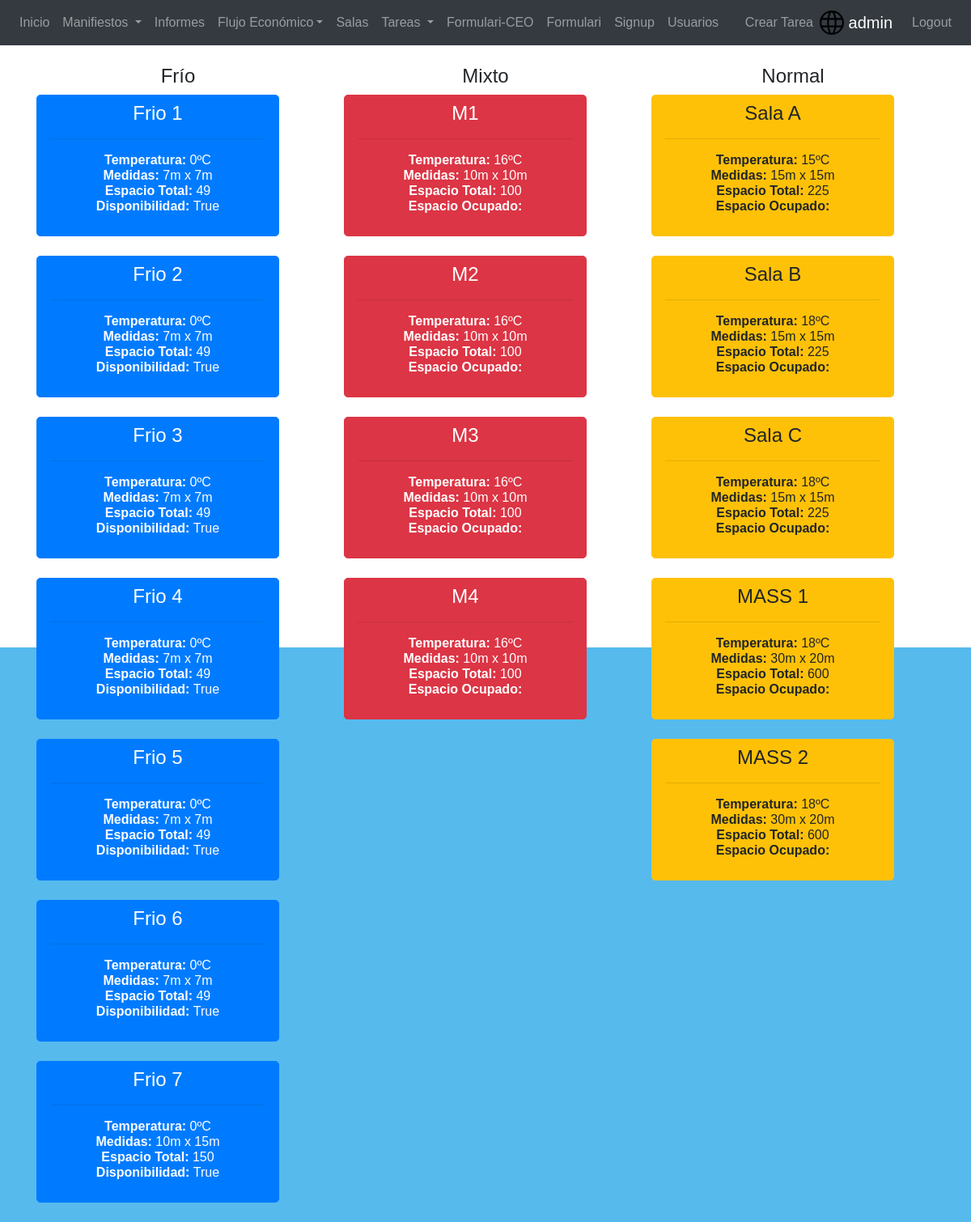
/application/salas/ (signed in), run on the app's committed database.
### application/models.py (models this page shows, shortened)
class Room (models.Model):
    R_STATUS = (('F', 'Frio'), ('M', 'Mixto'), ('N', 'Normal'))
    nombre = models.CharField(max_length=64)
    room_status = models.CharField(max_length=1, choices=R_STATUS, blank=False, default='N')
    temperatura = models.IntegerField()
    ancho = models.PositiveIntegerField()
    largo = models.PositiveIntegerField()
    espacio_Total = models.PositiveIntegerField()
    disponible = models.BooleanField(default=True)

### application/views.py (the view)
# urls.py: path('salas/', rooms, name='rooms'),
def rooms(request):
    logged_user = request.user
    role_class = UserProfile.objects.filter(user=logged_user)
    if role_class.get().role == 'gestorsala' or role_class.get().role == 'mantenimiento' or \
            role_class.get().role == 'admin' or role_class.get().role == 'operario':
        rooms_c = Room.objects.filter(room_status__contains='F')  # Cold
        rooms_m = Room.objects.filter(room_status__contains='M')  # Mixed
        rooms_n = Room.objects.filter(room_status__contains='N')  # Normal
        return render(request, 'GestorSala/rooms.html', context={'role_class': role_class.get(), 'cold': rooms_c,
                                                                 'mixed': rooms_m, 'normal': rooms_n})
    else:
        raise PermissionDenied

### templates/GestorSala/rooms.html (shortened to what this page needs)
{% extends 'generic.html' %}
{% block informacio %}
    <div class="container">
        <div class="row">
            <div class="col">
                <h4 align="center">Frío</h4>
                {% for room in cold %}
                        <div>
                            <a style="width: 300px; height: 175px" tabindex="0" class="btn btn-lg btn-primary" role="button" data-toggle="popover" data-trigger="focus"
                            title="informació" data-content="Temperatura: <br /> Espacio:" href="{% url 'room_detail' room.pk %}"> <h4>{{room.nombre}}</h4> <hr/>
                                <h6><strong>Temperatura: </strong> {{ room.temperatura }}ºC  <br/>
                                <strong>Medidas: </strong> {{ room.ancho}}m x {{room.largo}}m <br/>
                                <strong>Espacio Total: </strong> {{ room.espacio_Total}} <br/>
                                <strong>Disponibilidad: </strong> {{ room.disponible}}</h6></a>
                        </div>
                {% endfor %}
            </div>
            <div class="col">
                <h4 align="center">Mixto</h4>
                    {% for room in mixed %}
                        <div>
                            <a style="width: 300px; height: 175px" tabindex="0" class="btn btn-lg btn-danger" role="button" data-toggle="popover" data-trigger="focus"
                            title="informació" data-content="Temperatura: <br /> Espacio:" href="{% url 'room_detail' room.pk %}"> <h4>{{room.nombre}}</h4> <hr/>
                                <h6><strong>Temperatura: </strong> {{ room.temperatura }}ºC  <br/>
                                <strong>Medidas: </strong> {{ room.ancho}}m x {{room.largo}}m <br/>
                                <strong>Espacio Total: </strong> {{ room.espacio_Total}} <br/>
                                <strong>Espacio Ocupado: </strong> {{ room.espacio_Ocupado}}</h6></a>
                        </div>
                    {% endfor %}
            </div>
            <div class="col">
                <h4 align="center">Normal</h4>
                    {% for room in normal %}
                        <div>
                            <a style="width: 300px; height: 175px" tabindex="0" class="btn btn-lg btn-warning" role="button" data-toggle="popover" data-trigger="focus"
                            title="informació" data-content="Temperatura: <br /> Espacio:" href="{% url 'room_detail' room.pk %}"> <h4>{{room.nombre}}</h4> <hr/>
                                <h6><strong>Temperatura: </strong> {{ room.temperatura }}ºC  <br/>
                                <strong>Medidas: </strong> {{ room.ancho}}m x {{room.largo}}m <br/>
                                <strong>Espacio Total: </strong> {{ room.espacio_Total}} <br/>
                                <strong>Espacio Ocupado: </strong> {{ room.espacio_Ocupado}}</h6></a>
                        </div>
                    {% endfor %}
            </div>
        </div>
    </div>
{% endblock %}

### templates/generic.html (shortened to what this page needs)
<!DOCTYPE html>
<html lang="en">
<head>
    <link rel="stylesheet" href="https://maxcdn.bootstrapcdn.com/bootstrap/4.3.1/css/bootstrap.min.css">
     {% load static %}
    <link rel="stylesheet" href="{% static '/css/start_page.css' %}">
</head>
<body>
    <div>
        <div>
            {% block content %}
                {% block register %}
                     {% if user.is_authenticated %}
                                {% block nav %}
                                        <nav class="navbar navbar-expand-lg navbar-dark bg-dark">
                                            <div class="collapse navbar-collapse" id="navbarSupportedContent">
                                                <ul class="navbar-nav mr-auto">
                                                        <li class="nav-item">
                                                        <a class=" nav-link" href="{% url 'homepage' %}"> Inicio</a>
                                                        </li>
                                                    {% if role_class.role == 'gestorsala' or role_class.role == 'admin' %}
                                                        <li class="nav-item dropdown">
                                                        <a class="nav-link dropdown-toggle" href="#" id="navbarDropdown" role="button" data-toggle="dropdown" aria-haspopup="true" aria-expanded="false">
                                                        Manifiestos
                                                        </a>
                                                        </li>
                                                    {% endif %}
                                                    {% if role_class.role == 'CEO' or role_class.role == 'admin'%}
                                                        <li class="nav-item">
                                                            <a class=" nav-link" href="{% url 'reports' %}"> Informes</a>
                                                        </li>
                                                        <li class="nav-item dropdown">
                                                        <a class=" nav-link dropdown-toggle" href="#"  id="navbarDropdown" role="button" data-toggle="dropdown" aria-haspopup="true" aria-expanded="false"> Flujo Económico</a>
                                                        </li>
                                                    {% endif %}
                                                    {% if role_class.role == 'gestorsala' or role_class.role == 'admin' or role_class.role == 'operario' or role_class.role == 'mantenimiento'%}
                                                        <li class="nav-item">
                                                        <a class=" nav-link" href="{% url 'rooms' %}"> Salas</a>
                                                        </li>
                                                    {% endif %}
                                                    {% if role_class.role == 'gestorsala' or role_class.role == 'admin'%}
                                                        <li class="nav-item dropdown">
                                                            <a class="nav-link dropdown-toggle" href="#" id="navbarDropdown" role="button" data-toggle="dropdown" aria-haspopup="true" aria-expanded="false">
                                                            Tareas
                                                            </a>
                                                        </li>
                                                    {% endif %}
                                                 {% if role_class.role == 'mantenimiento' or role_class.role == 'admin' %}
                                                     <a  class=" nav-link"  href="{% url 'formCEO_create' %}">Formulari-CEO</a>
                                                {% endif %}
                                                {% if role_class.role == 'CEO' or role_class.role == 'admin' %}
                                                     <a  class=" nav-link"  href="{% url 'formCEO_list' %}">Formulari</a>
                                                     <a  class=" nav-link"  href="{% url 'singup' %}">Signup</a>
                                                    <a  class=" nav-link"  href="{% url 'all_users' %}">Usuarios</a>
                                                {% endif %}
                                                </ul>
                                                <ul class="navbar-nav margin-right: auto">
                                                    {% if role_class.role == 'gestorsala' or role_class.role == 'admin'%}
                                                        <li class="nav-item">
                                                            <a class=" nav-link" href="{% url 'task_create'%}">Crear Tarea</a>
                                                        </li>
                                                    {% endif %}
                                                       <li class="nav-item active" >
                                                    <a class="navbar-brand" href="#"><img src="{% static '/icon/world-wide-web.svg' %}" width="30" height="30" class="d-inline-block align-top" alt=""> {{ user.username }}</a>
                                                        </li>
                                                        <li class="nav-item">
                                                    <a class=" nav-link" href="{% url 'logout' %}"> Logout</a>
                                                        </li>
                                                </ul>
                                            </div>
                                        </nav>
                                {% endblock %}
                                {% block informacio %}{% endblock %}
                         {% endif %}
                {% endblock %}
            {% endblock %}
         </div>
    </div>
</body>
</html>

### application/static/css/start_page.css (style rules this page uses)
html { background-color: #56baed; }
body { font-family: "Poppins", sans-serif; height: 100vh; }
a { color: #92badd; display:inline-block; text-decoration: none; font-weight: 400; }

### data on the page
Room: nombre "Frio 1", temperatura "0", ancho "7", largo "7", espacio_Total "49", disponible "True"
Room: nombre "Frio 2", temperatura "0", ancho "7", largo "7", espacio_Total "49", disponible "True"
Room: nombre "Frio 3", temperatura "0", ancho "7", largo "7", espacio_Total "49", disponible "True"
Room: nombre "Frio 4", temperatura "0", ancho "7", largo "7", espacio_Total "49", disponible "True"
Room: nombre "Frio 5", temperatura "0", ancho "7", largo "7", espacio_Total "49", disponible "True"
Room: nombre "Frio 6", temperatura "0", ancho "7", largo "7", espacio_Total "49", disponible "True"
Room: nombre "Frio 7", temperatura "0", ancho "10", largo "15", espacio_Total "150", disponible "True"
Room: nombre "M1", temperatura "16", ancho "10", largo "10", espacio_Total "100"
Room: nombre "M2", temperatura "16", ancho "10", largo "10", espacio_Total "100"
Room: nombre "M3", temperatura "16", ancho "10", largo "10", espacio_Total "100"
Room: nombre "M4", temperatura "16", ancho "10", largo "10", espacio_Total "100"
Room: nombre "Sala A", temperatura "15", ancho "15", largo "15", espacio_Total "225"
Room: nombre "Sala B", temperatura "18", ancho "15", largo "15", espacio_Total "225"
Room: nombre "Sala C", temperatura "18", ancho "15", largo "15", espacio_Total "225"
Room: nombre "MASS 1", temperatura "18", ancho "30", largo "20", espacio_Total "600"
Room: nombre "MASS 2", temperatura "18", ancho "30", largo "20", espacio_Total "600"

### other printed values
{{ user.username }} "admin"
